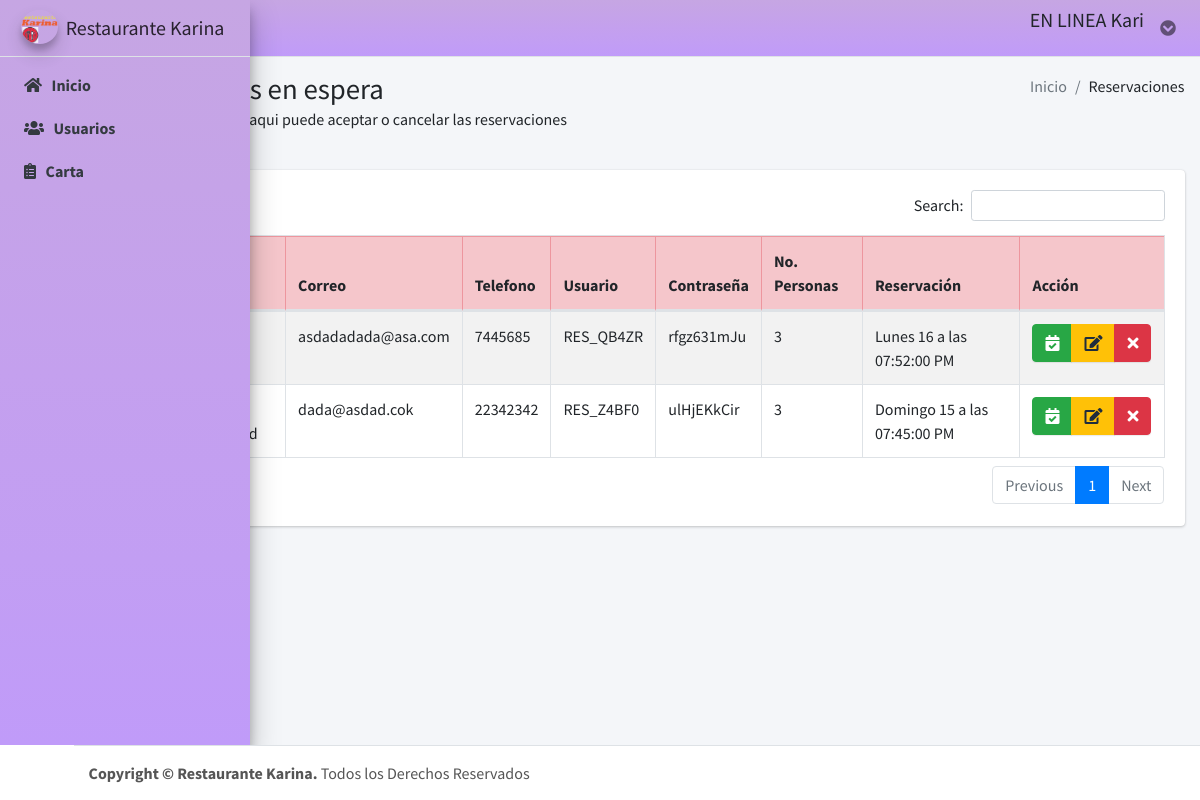
Page /admin/index.php (signed in) on the committed database.
### tables this page shows
CREATE TABLE `status_reservacion` (
  `id` int(11) NOT NULL,
  `id_reservacion` int(11) NOT NULL,
  `folio` varchar(30) NOT NULL,
  `usr_temp` varchar(40) NOT NULL,
  `pws_temp` varchar(50) NOT NULL,
  `estado` enum('Espera','Aceptado','Cancelado') DEFAULT NULL
);

CREATE TABLE `reservaciones` (
  `id` int(11) NOT NULL,
  `nombre` varchar(80) NOT NULL,
  `a_paterno` varchar(80) NOT NULL,
  `a_materno` varchar(80) NOT NULL,
  `n_telefono` varchar(15) NOT NULL,
  `correo` varchar(250) NOT NULL,
  `fecha_hora` datetime NOT NULL,
  `c_personas` int(11) NOT NULL,
  `fecha_registro` datetime NOT NULL DEFAULT current_timestamp()
);

### admin/controlador/plantilla.controlador.php (called while the page is built)
<?php
class ControladorPlantilla{
	static public function ctrPlantilla(){
		include "vistas/plantilla.php";
	}
}

### admin/index.php (called while the page is built, shortened)
<?php
require_once "controlador/plantilla.controlador.php";
require_once "controlador/ruta.controlador.php";
require_once "controlador/reservaciones.controlador.php";
require_once "modelos/reservaciones.modelo.php";
$plantilla = new ControladorPlantilla();
$plantilla -> ctrPlantilla();

### admin/controlador/ruta.controlador.php (called while the page is built)
<?php
class ControladorRutaa{
	static public function ctrRuta(){
		return "http://localhost/playa/admin/";
	}
}

### admin/modelos/conexion.php (called while the page is built)
<?php
class Conexion
{
	static public function conectar()
	{
		$link = new PDO(
			"mysql:host=localhost;dbname=playa",
			"root",
			""
		);
		$link->exec("set names utf8");
		return $link;
	}
}

### admin/modelos/reservaciones.modelo.php (called while the page is built, shortened)
<?php
require_once "conexion.php";
class ModeloReservaciones
{
    static public function getReservacionesEspera()
    {
        $conexion = Conexion::conectar()->prepare("SELECT
         st_re.id AS id_statu,
    re.id AS idReservacion,
    st_re.usr_temp,
    re.n_telefono,
    re.correo,
    st_re.pws_temp,
        st_re.estado,re.c_personas,
        CONCAT(re.nombre,
                ' ',
                re.a_paterno,
                ' ',
                a_materno) AS nomCompleto,
        CASE (DATE_FORMAT(re.fecha_hora, '%W'))
            WHEN 'Monday' THEN 'Lunes '
            WHEN 'Tuesday' THEN 'Martes'
            WHEN 'Wednesday' THEN 'Miércoles '
            WHEN 'Thursday' THEN 'Jueves '
            WHEN 'Friday' THEN 'Viernes '
            WHEN 'Saturday' THEN 'Sábado '
            WHEN 'Sunday' THEN 'Domingo '
        END dia_entrada,
        DATE_FORMAT(re.fecha_hora, '%d') AS dia_mes,
        DATE_FORMAT(re.fecha_hora, '%M') AS mes,
        DATE_FORMAT(re.fecha_hora, '%r') AS hora,
        DATE_FORMAT(re.fecha_registro, '%d/%m/%y') AS f_registro,
        re.fecha_hora AS fecha_entrada
    FROM
        status_reservacion AS st_re
            INNER JOIN
        reservaciones AS re ON re.id = st_re.id_reservacion
    WHERE
        st_re.estado = 'Espera';");
        if ($conexion->execute()) {
            return $conexion->fetchAll();
        }
    }
}

### admin/controlador/reservaciones.controlador.php (called while the page is built, shortened)
<?php
class ControladorReservaciones
{
    static public function verReservacionesEspera()
    {
        $respuesta = ModeloReservaciones::getReservacionesEspera();
        return $respuesta;
    }
}

### admin/vistas/paginas/inicio.php (the view, shortened to what this page needs)
<div class="content-wrapper">
  <section class="content-header">
    <div class="container-fluid">
      <div class="row mb-2">
        <div class="col-sm-6">
          <h1>Reservaciones en espera</h1>
          <p>
            Panel de reservaciones, aqui puede aceptar o cancelar las reservaciones
          </p>
        </div>
        <div class="col-sm-6">
          <ol class="breadcrumb float-sm-right">
            <li class="breadcrumb-item active"><a>Inicio</a></li>
            <li class="breadcrumb-item">Reservaciones</li>
          </ol>
        </div>
      </div>
    </div>
  </section>
  <section class="content">
    <div class="container-fluid">
      <div class="card card-warning">
        <div class="card-body pad table-responsive">
          <table id="example1" class="table table-bordered table-striped tablas">
            <thead class="table-danger">
              <tr>
                <th>#</th>
                <th>Nombre</th>
                <th>Correo</th>
                <th>Telefono</th>
                <th>Usuario</th>
                <th>Contraseña</th>
                <th>No. Personas</th>
                <th>Reservación</th>
                <th>Acción</th>
              </tr>
            </thead>
            <tbody>
              <?php
              $reservaciones = ControladorReservaciones::verReservacionesEspera();
              foreach ($reservaciones as $key => $value) {
                echo ' <tr>
                          <td>' . ($key + 1) . '</td>
                          <td>' . $value["nomCompleto"] . '</td>
                          <td>' . $value["correo"] . '</td>';
                echo '<td>' . $value["n_telefono"] . '</td>';
                echo '<td>' . $value["usr_temp"] . '</td>';
                echo '<td>' . $value["pws_temp"] . '</td>';
                echo '<td>' . $value["c_personas"] . '</td>';
                echo '<td>' . $value["dia_entrada"] . ' ' . $value["dia_mes"] . ' a las ' . $value["hora"] . '</td>';
                echo ('<td><div class="btn-group">');
                echo ' <button class="btn btn-success btn-xs btnActivarReservacion" f_r = "'.$value["fecha_entrada"].'" c_p = "'.$value["c_personas"].'" nomC = "'.$value["nomCompleto"].'"  idReservacion="' . $value["idReservacion"] . '" estadoUsuario="Espera"  data-toggle="modal" data-target="#modalAceptarReservaciones"><i class="fa fa-calendar-check"></i></button>';
                echo ('<button class="btn btn-warning btnEditarReservacion" onclick="estoyEnModalEditar(2)" id_reservacion="' . $value["idReservacion"] . '" data-toggle="modal" data-target="#modalEditarReservaciones"><i class="fas fa-edit"></i></button>');
                echo ('<button class="btn btn-danger btnEliminarReservacion" onclick="eliminarRervacion(' . $value["idReservacion"] . ',2)"; ><i class="fa fa-times"></i></button>');
                echo ('</div> </td></tr>');
              }
              ?>
            </tbody>
          </table>
        </div><?php
              include "modales/modal_aceptar_reservacion.php";
              ?>
      </div>
    </div>
</div>

### admin/vistas/plantilla.php (shortened to what this page needs)
<?php
$ruta = ControladorRutaa::ctrRuta();
?>
<!DOCTYPE html>
<html lang="es">
<head>
	<link rel="stylesheet" href="css/estilo.css">
	<link rel="stylesheet" href="plugins/fontawesome-free/css/all.min.css">
	<link rel="stylesheet" href="plugins/icheck-bootstrap/icheck-bootstrap.min.css">
	<link rel="stylesheet" href="dist/css/adminlte.min.css">
	<link rel="stylesheet" href="plugins/datatables/dataTables.bootstrap4.css">
</head>
<body class="hold-transition sidebar-mini sidebar-collapse">
	<div class="wrapper">
		<?php
		if (isset($_SESSION["iniciarSesion"]) && $_SESSION["iniciarSesion"] == "ok") {
			echo '<div class="wrapper">';
			include "paginas/header.php";
			include "paginas/menu.php";
			if (isset($_GET["pagina"])) {
				if (
					$_GET["pagina"] == "inicio" ||
					$_GET["pagina"] == "jornadas" ||
					$_GET["pagina"] == "jugando" ||
					$_GET["pagina"] == "platillos" ||
					$_GET["pagina"] == "solicitud" ||
					$_GET["pagina"] == "clientes" ||
					$_GET["pagina"] == "quinielas" ||
					$_GET["pagina"] == "imp_quinielas" ||
					$_GET["pagina"] == "cerrar" ||
					$_GET["pagina"] == "equipos" ||
					$_GET["pagina"] == "usuarios"
				) {
					include "paginas/" . $_GET["pagina"] . ".php";
				}
			} else {
				include "paginas/inicio.php";
			}
			include "paginas/footer.php";
			echo '</div>';
		} else {
			echo '<script>window.location = "https://localhost/playa/";</script>';
		}
		?>
</body>
</html>

### admin/vistas/paginas/header.php (shortened to what this page needs)
<nav class="main-header navbar navbar-expand navbar-white navbar-light border-bottom" style="background-image: linear-gradient(to top, #c09bf9, #c29ef3, #c4a0ee, #c5a3e8, #c6a6e3);">
   <ul class="navbar-nav">
     <li class="nav-item">
       <a class="nav-link" data-widget="pushmenu" href="#"><i class="fas fa-bars"></i></a>
     </li>
   </ul>
   <ul class="navbar-nav ml-auto">
     <h5>EN LINEA <?php echo $_SESSION["usuario"]; ?></h5>
     <li class="nav-item dropdown">
       <a class="nav-link" data-toggle="dropdown" href="#">
         <i class="fas fa-chevron-circle-down"></i>
       </a>
     </li>
   </ul>
 </nav>

### admin/vistas/paginas/menu.php
<aside class="main-sidebar sidebar-light-primary elevation-4 sidebar-no-expand" style="background-image: linear-gradient(to top, #c09bf9, #c29ef3, #c4a0ee, #c5a3e8, #c6a6e3);">
  <a href="<?php echo $ruta;  ?>inicio" class="brand-link">
    <img src="img/icono.png" class="brand-image img-circle elevation-3" style="opacity: .8">
    <span class="brand-text font-weight-light"><strong>Restaurante Karina</strong></span>
  </a>
  <div class="sidebar">
    <nav class="mt-2">
      <ul class="nav nav-pills nav-sidebar flex-column sticky-top" data-widget="treeview" role="menu" data-accordion="false">
        <?php
        if ($_SESSION["tipo_usuario"] == "Administrador" || $_SESSION["tipo_usuario"] == "Soporte_ti") {
          include("opc_admin.php");
        } else {
          echo ($ruta . "cerrar");
        }
        ?>
      </ul>
    </nav>
  </div>
</aside>

### admin/vistas/paginas/opc_admin.php
<?php
    echo '<li class="nav-item">
    <a href="'; echo $ruta; echo 'inicio" class="nav-link">
        <i class="fas fa-home "></i> &nbsp
        <strong><p>Inicio</p></strong>
    </a>
    </li>';
    echo '<li class="nav-item">
    <a href="'; echo $ruta; echo 'usuarios" class="nav-link">
        <i class="fas fa-users "></i> &nbsp
        <strong><p>Usuarios</p></strong>
    </a>
</li>';
echo '<li class="nav-item">
    <a href="';echo $ruta; echo 'platillos" class="nav-link">
    <i class="fas fa-clipboard-list"></i> &nbsp
        <strong><p>Carta</p></strong>
    </a>
</li>';

### admin/vistas/paginas/modales/modal_aceptar_reservacion.php (shortened to what this page needs)
</div>

### admin/vistas/paginas/footer.php (shortened to what this page needs)
<footer class="main-footer">
  <strong>Copyright &copy; Restaurante Karina.</strong>
  Todos los Derechos Reservados
</footer>

### rows in the picture
status_reservacion: id_reservacion.correo "asdadadada@asa.com", id_reservacion.n_telefono "7445685", usr_temp "RES_QB4ZR", pws_temp "rfgz631mJu", id_reservacion.c_personas "3", dia_entrada "Lunes", dia_mes "16", hora "07:52:00 PM"
status_reservacion: id_reservacion.correo "dada@asdad.cok", id_reservacion.n_telefono "22342342", usr_temp "RES_Z4BF0", pws_temp "ulHjEKkCir", id_reservacion.c_personas "3", dia_entrada "Domingo", dia_mes "15", hora "07:45:00 PM"

### other values in the picture
$_SESSION["usuario"] "Kari"
